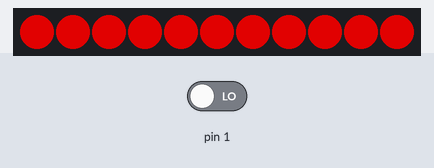
Simulated run of this sketch. Board: Arduino Uno, built with avr-gcc and run on an emulated ATmega328P. Parts: 11 RGB LEDs in strip order, left to right. The test bench sets the inputs (shaded band); at power-on: pin 1 LOW. Dim RGB values are drawn brighter than linear; colours are those a GRB WS2812 strip shows for the declared byte order.

Above: at 1.1 s.
At 3.01 s:
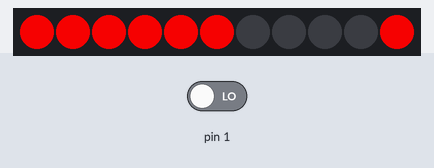
At 3.41 s:
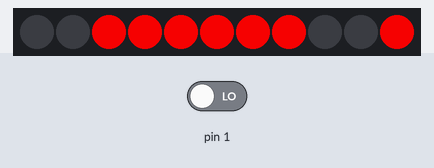
At 3.82 s:
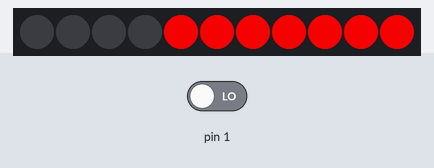

The sketch:

CannonDecorateA.ino
```cpp
/*
  cannon decorate A -- air cannon uses 8 segments, mod of movement code of
  parade bot's 4 tracks
  initial test writes 4 different colors to segments of 5 lites so we can count each
  segment exact number;
  todo: write patterns for cannon segments to move depending
  on firing status; write patterns for base segments, moving or not?

  Uno test: simple static pattern works, not moving
*/

#include "FastLED.h"

// color Order here is GRB, not RGB

#define projectY 0xFF0099
#define red 0x02FF02
#define green 0xFF0000
#define blue 0x0000FF
#define yellow 0xFFFF00
#define black 0x000000
#define white 0x101010
#define purple 0x00FFFF

// How many leds are in the strip
#define NUM_LEDS 11
#define DATA_PIN 12

CRGB leds[NUM_LEDS];
int count = 0;  // loop count increments -- loop speed affects rate
// of flash and segment movement
int superCount = 0;   // whether flash or alternative when stopped
uint8_t gHue = 0; // rotating "base color" used by alternate pattern
boolean IS_FIRING = true;

void setup()
{
  delay(1000);
  FastLED.addLeds<WS2812B, DATA_PIN, RGB>(leds, NUM_LEDS);
  // FastLED.setBrightness(60);  // 0-255, use min value needed for environment
  // or FastLED.setMaxPowerInVoltsAndMilliamps(uint8_t volts, uint32_t milliamps}
  FastLED.setMaxPowerInVoltsAndMilliamps(5, 100);

  // Serial.begin(9600);  // for debugging only

  pinMode( DATA_PIN, OUTPUT );

  for (int i = 0; i < NUM_LEDS; i++)
  {
    leds[i] = red;   // indicates init to stopped state
  }

  FastLED.show();  // for loop above fills the array; .show sends data to led string

  delay(2000);

}  // end setup

void loop()
{
  // --  later: bools from labView/cRIO to input pins to control action

//    if (superCount > 100)  // 20 loops/sec, so this recycles every 10 sec
//      bpm();
//    else  flash();

  // make series of 4 colored segments, each 5 lites long
//  for (int i = 0; i < NUM_LEDS; i++)
//  {
//    byte idx = i % 20;
//    if (idx >= 15) leds[i] = green;
//    else if (idx >= 10) leds[i] = blue;
//    else if (idx >= 5) leds[i] = yellow;
//   // the rest stay red from setup assignments
//  }

// example moving segment of 10 lites
// moving 10 lite segments (some color, some blk) look like this
// subtracting ct shifts forward
   for (int i = 0; i < 10; i++ )
  {
    if (digitalRead(IS_FIRING))    // true when 'firing' pin pulls high
    {  // need add # > max count, for small i lite numbers to work;
      if ( ((i+10 - count) % 10) < 6 ) // make last # larger to light up more lites
      {
        leds[i] = red;
      }
      else
      {
        leds[i] = black;
      }
    } // end if firing  true
    else  // reverse 'movement' of lite segments
    {
      // adding count offset reverses segment motion
      if ( ((i + count) % 10) < 6 )
      {
        leds[i] = red;
      }
      else
      {
        leds[i] = black;
      }
    }  // end else: reversed
  } // end for moving segments

  FastLED.show(); // functions above fill light arrays, this fx sends data to led strip

    count++;  // count increments each loop
//    superCount++;
    if (count > 9)   count = 0;  // should be same # of counts as modulo
//    if (superCount > 200)   superCount = 0;

  delay(50);  // loop delay controls iteration rate, thus speed of all functions that use count
}  // end loop

void bpm()  // back&forth color segments, alternates with flash
{
  // colored stripes pulsing at some Beats-Per-Minute (BPM)
  uint8_t BeatsPerMinute = 60;
  CRGBPalette16 palette = PartyColors_p;
  uint8_t beat = beatsin8( BeatsPerMinute, 64, 255);
  gHue += count;  // somewhat randomizes colors
  for ( int i = 0; i < NUM_LEDS; i++)
  {
    leds[i] = ColorFromPalette(palette, gHue + (i * 2), beat - gHue + (i * 10));
  }
}  // end bpm

void flash()
{
  if (count < 8)  // ~half the time it will be on
  {
    for (int i = 0; i < 75; i++ )
    {
      leds[i] = red;
    }
    for (int i = 75; i < 149; i++ )
    {
      leds[i] = blue;
    }
    // uncomment if L side lites present
    for (int i = 149; i < 223; i++ )
    {
      leds[i] = yellow;
    }
    for (int i = 223; i < NUM_LEDS; i++ )
    {
      leds[i] = green;
    }
  }   // end flash on
  else   // other half of time it's off
  {
    for (int i = 0; i < NUM_LEDS; i++ )
    {
      leds[i] = black;
    }
  } // end else: flash off
}  // end flash


// cycle lites in 15 lite segments in fwd/reverse direction:
// for each i, (i+14 - count)/ (i - count for larger #s) drops 14->0 as loop increments;
// (this version uses loop count instead of time to increment the 'offset' value from segment end);
// so mod 15 of (i + 14 - count)/ or (i +/- count for large #) also cycles 14 to 0 with time;
// so [ < x] of the 15 lites will be [color] and 'shift forward' each offset increment;
// SUBTRACTING offset simulates forward movement of segments; ADDING offset simulates reverse

// moving 10 lite segments (some color, some blk) look like this, eg barrel side
//   for (int i = 26; i < 60; i++ )
//  {
//    if (digitalRead(IS_FIRING) == 0) // true when pin pulls low
//    {
//      if ( ((i + count) % 10) < 7 ) // make last # larger to light up more lites
//      {
//        leds[i] = red;
//      }
//      else
//      {
//        leds[i] = black;
//      }
//    } // end if R front forward true
//    else  // reverse movement looks like this
//    {
//      // reversing offset (count) reverses segment motion
//      if ( ((i - count) % 10) < 7 )
//      {
//        leds[i] = red;
//      }
//      else
//      {
//        leds[i] = black;
//      }
//    }  // end else: reversed
//  } // end for moving segments
```

Measured:
- by itself, everything shown: repeats every 0.51 s, in 10 steps
- what the display in image 0 shows lasts 2.0 s, from 1.0 s to 3.0 s
